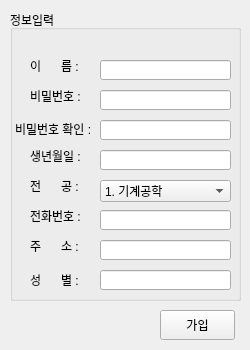
<?xml version="1.0" encoding="UTF-8"?>
<ui version="4.0">
 <class>Form</class>
 <widget class="QWidget" name="Form">
  <property name="geometry">
   <rect>
    <x>0</x>
    <y>0</y>
    <width>250</width>
    <height>350</height>
   </rect>
  </property>
  <property name="minimumSize">
   <size>
    <width>250</width>
    <height>350</height>
   </size>
  </property>
  <property name="maximumSize">
   <size>
    <width>250</width>
    <height>350</height>
   </size>
  </property>
  <property name="windowTitle">
   <string>회원가입</string>
  </property>
  <widget class="QGroupBox" name="groupBox">
   <property name="geometry">
    <rect>
     <x>10</x>
     <y>10</y>
     <width>231</width>
     <height>291</height>
    </rect>
   </property>
   <property name="title">
    <string>정보입력</string>
   </property>
   <widget class="QLabel" name="label_6">
    <property name="geometry">
     <rect>
      <x>20</x>
      <y>264</y>
      <width>56</width>
      <height>12</height>
     </rect>
    </property>
    <property name="text">
     <string>성      별 :</string>
    </property>
   </widget>
   <widget class="QLabel" name="label_3">
    <property name="geometry">
     <rect>
      <x>20</x>
      <y>170</y>
      <width>56</width>
      <height>12</height>
     </rect>
    </property>
    <property name="text">
     <string>전      공 :</string>
    </property>
   </widget>
   <widget class="QLabel" name="label">
    <property name="geometry">
     <rect>
      <x>20</x>
      <y>50</y>
      <width>56</width>
      <height>12</height>
     </rect>
    </property>
    <property name="text">
     <string>이      름 :</string>
    </property>
   </widget>
   <widget class="QLabel" name="label_4">
    <property name="geometry">
     <rect>
      <x>20</x>
      <y>200</y>
      <width>56</width>
      <height>12</height>
     </rect>
    </property>
    <property name="text">
     <string>전화번호 :</string>
    </property>
   </widget>
   <widget class="QLabel" name="label_2">
    <property name="geometry">
     <rect>
      <x>20</x>
      <y>80</y>
      <width>56</width>
      <height>12</height>
     </rect>
    </property>
    <property name="text">
     <string>비밀번호 :</string>
    </property>
   </widget>
   <widget class="QLabel" name="label_5">
    <property name="geometry">
     <rect>
      <x>20</x>
      <y>230</y>
      <width>56</width>
      <height>12</height>
     </rect>
    </property>
    <property name="text">
     <string>주      소 :</string>
    </property>
   </widget>
   <widget class="QLineEdit" name="txtname">
    <property name="geometry">
     <rect>
      <x>90</x>
      <y>50</y>
      <width>131</width>
      <height>20</height>
     </rect>
    </property>
   </widget>
   <widget class="QLineEdit" name="txtpasswd">
    <property name="geometry">
     <rect>
      <x>90</x>
      <y>80</y>
      <width>131</width>
      <height>20</height>
     </rect>
    </property>
    <property name="echoMode">
     <enum>QLineEdit::Password</enum>
    </property>
   </widget>
   <widget class="QLineEdit" name="txtphone">
    <property name="geometry">
     <rect>
      <x>90</x>
      <y>200</y>
      <width>131</width>
      <height>20</height>
     </rect>
    </property>
   </widget>
   <widget class="QLineEdit" name="txtaddress">
    <property name="geometry">
     <rect>
      <x>90</x>
      <y>230</y>
      <width>131</width>
      <height>20</height>
     </rect>
    </property>
   </widget>
   <widget class="QLineEdit" name="txtbirthday">
    <property name="geometry">
     <rect>
      <x>90</x>
      <y>140</y>
      <width>131</width>
      <height>20</height>
     </rect>
    </property>
   </widget>
   <widget class="QLabel" name="label_7">
    <property name="geometry">
     <rect>
      <x>20</x>
      <y>140</y>
      <width>56</width>
      <height>12</height>
     </rect>
    </property>
    <property name="text">
     <string>생년월일 :</string>
    </property>
   </widget>
   <widget class="QLabel" name="label_8">
    <property name="geometry">
     <rect>
      <x>20</x>
      <y>20</y>
      <width>56</width>
      <height>12</height>
     </rect>
    </property>
    <property name="text">
     <string/>
    </property>
   </widget>
   <widget class="QLineEdit" name="txtpasswd_2">
    <property name="geometry">
     <rect>
      <x>90</x>
      <y>110</y>
      <width>131</width>
      <height>20</height>
     </rect>
    </property>
    <property name="text">
     <string/>
    </property>
    <property name="echoMode">
     <enum>QLineEdit::Password</enum>
    </property>
   </widget>
   <widget class="QLabel" name="label_9">
    <property name="geometry">
     <rect>
      <x>5</x>
      <y>109</y>
      <width>81</width>
      <height>20</height>
     </rect>
    </property>
    <property name="text">
     <string>비밀번호 확인 :</string>
    </property>
   </widget>
   <widget class="QComboBox" name="majorBox">
    <property name="geometry">
     <rect>
      <x>90</x>
      <y>170</y>
      <width>131</width>
      <height>22</height>
     </rect>
    </property>
    <item>
     <property name="text">
      <string>1. 기계공학</string>
     </property>
    </item>
    <item>
     <property name="text">
      <string>2. 수학</string>
     </property>
    </item>
    <item>
     <property name="text">
      <string>3. 경영학</string>
     </property>
    </item>
    <item>
     <property name="text">
      <string>4. 전기공학</string>
     </property>
    </item>
    <item>
     <property name="text">
      <string>5. 일어일문학</string>
     </property>
    </item>
   </widget>
   <widget class="QLabel" name="lblshowNum">
    <property name="geometry">
     <rect>
      <x>20</x>
      <y>20</y>
      <width>191</width>
      <height>16</height>
     </rect>
    </property>
    <property name="styleSheet">
     <string notr="true">color: rgb(0, 0, 255)</string>
    </property>
    <property name="text">
     <string/>
    </property>
   </widget>
   <widget class="QLineEdit" name="txtgender">
    <property name="geometry">
     <rect>
      <x>90</x>
      <y>260</y>
      <width>131</width>
      <height>20</height>
     </rect>
    </property>
   </widget>
  </widget>
  <widget class="QPushButton" name="btnSignUp">
   <property name="geometry">
    <rect>
     <x>160</x>
     <y>310</y>
     <width>75</width>
     <height>30</height>
    </rect>
   </property>
   <property name="text">
    <string>가입</string>
   </property>
  </widget>
 </widget>
 <tabstops>
  <tabstop>btnSignUp</tabstop>
  <tabstop>txtname</tabstop>
  <tabstop>txtpasswd</tabstop>
  <tabstop>txtpasswd_2</tabstop>
  <tabstop>txtbirthday</tabstop>
  <tabstop>majorBox</tabstop>
  <tabstop>txtphone</tabstop>
  <tabstop>txtaddress</tabstop>
  <tabstop>txtgender</tabstop>
 </tabstops>
 <resources/>
 <connections/>
</ui>
